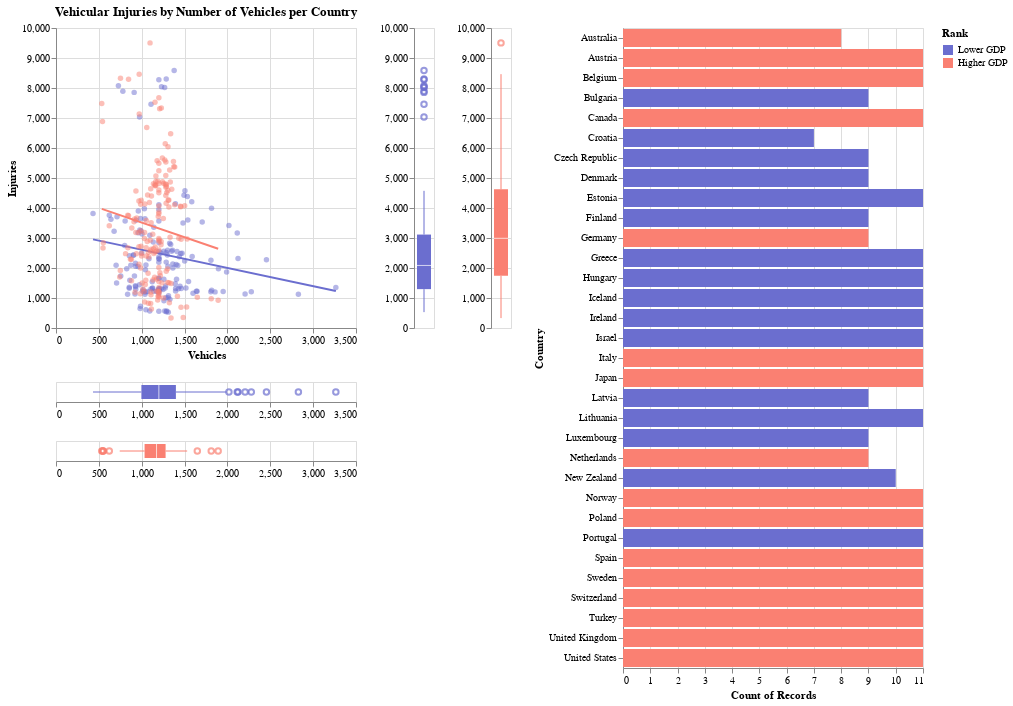

The code cell stored with this chart in its notebook:
### Markdown cell above
I was interested in the relationship between GDP in these countries and the number of injuries. I separated the dataset into two groups: higher GDP and lower GDP. The countries with higher GDP are colored pink, and those with lower GDP are colored purple. I generated the scatterplot below, which has the number of registered vehicles on the X axis and injuries on the Y axis. The lines on the plot are regression lines, and you can see that both groups have downward slopes, meaning that there are fewer injuries for every additional registered vehicle. That’s surprising on its own, but even more surprising to me was that the countries with lower GDPs had more registered vehicles. 

I created box plots of the number of vehicles (below) and number of injuries (to the right). You can see that actually, those countries with high numbers of registered vehicles are outliers, and that all countries have a median of around 1200 registered vehicles. In terms of injuries, there is a slight difference in spread between countries with low and high GDPs, with countries with high GDPs having more injuries than those with lower GDPs, and a wider spread. All of the outlying points in the Low GDP group are from New Zealand. 

I found the tooltip (which shows the name of the country when you hover over the data point with your mouse) to be useful on a small scale, but ultimately difficult to get a good sense of the data all together. Use your mouse to select a block of points on the scatterplot; you can see the results in the bar chart on the right. You can get a much better sense of which countries the data are coming from and what the distribution is. For example, all of these top points are from New Zealand and the US. All of these leverage points are from Lithuania. Play around with it and see what elese you can find!

### Code cell
# Create plots for GDP/Vehicle/Injury Comparison

brush = alt.selection_interval()

# Scatterplots
points1 = alt.Chart(rank0, title = 'Vehicular Injuries by Number of Vehicles per Country').mark_point(filled=True, color='salmon',opacity=0.5).encode(
    alt.X('Vehicles:Q', scale=alt.Scale(domain=[0, 3500])),
    alt.Y('Injuries:Q', scale=alt.Scale(domain=[0, 10000])),
    tooltip = ['Country']
)
points2 = alt.Chart(rank1, title = 'Vehicular Injuries by Number of Vehicles per Country').mark_point(filled=True, color='#6b6ecf',opacity=0.5).encode(
    alt.X('Vehicles:Q', scale=alt.Scale(domain=[0, 3500])),
    alt.Y('Injuries:Q', scale=alt.Scale(domain=[0, 10000])),
    tooltip = ['Country']
).add_params(brush)

# Boxplots
bp0 = alt.Chart(rank0).mark_boxplot(color='salmon').encode(y = alt.Y('Injuries:Q', title=None, scale=alt.Scale(domain=[0,10000])))
bp1 = alt.Chart(rank1).mark_boxplot(color='#6b6ecf').encode(y = alt.Y('Injuries:Q', title=None, scale=alt.Scale(domain=[0,10000])))
bp00 = alt.Chart(rank0).mark_boxplot(color='salmon').encode(x = alt.X('Vehicles:Q', title=None, scale = alt.Scale(domain=[0,3500])))
bp11 = alt.Chart(rank1).mark_boxplot(color='#6b6ecf').encode(x = alt.X('Vehicles:Q', title=None, scale = alt.Scale(domain=[0,3500])))

# Regression Lines
line1 = points1.transform_regression('Vehicles','Injuries').mark_line(opacity=1, color='salmon') 
line2 = points2.transform_regression('Vehicles','Injuries').mark_line(opacity=1, color='#6b6ecf') 

# Bar Chart
bars = alt.Chart(data).mark_bar().encode(
    x = alt.X('count()', scale=alt.Scale(domain=[0,11])),
    y = alt.Y('Country:N'),
    color=alt.Color('Rank:N', scale=alt.Scale(domain=['Lower GDP', 'Higher GDP'], range=['#6b6ecf','salmon']))
).transform_filter(
    brush
)

# Print Chart
alt.layer(line2, points2, data=rank1) + alt.layer(points1, line1, data=rank0) & bp11 & bp00 | bp1 | bp0 | bars

### Figure 1 — Vega-Lite specification as saved in the notebook (floating-point values rounded to 4 significant figures; data arrays with more than 128 entries replaced by an {"elided": "..."} marker saying what was removed)
{"config": {"view": {"continuousWidth": 300, "continuousHeight": 300}}, "hconcat": [{"vconcat": [{"layer": [{"mark": {"type": "line", "color": "#6b6ecf", "opacity": 1}, "encoding": {"tooltip": [{"field": "Country", "type": "nominal"}], "x": {"field": "Vehicles", "scale": {"domain": [0, 3500]}, "type": "quantitative"}, "y": {"field": "Injuries", "scale": {"domain": [0, 10000]}, "type": "quantitative"}}, "name": "view_3", "title": "Vehicular Injuries by Number of Vehicles per Country", "transform": [{"on": "Vehicles", "regression": "Injuries"}]}, {"mark": {"type": "point", "color": "#6b6ecf", "filled": true, "opacity": 0.5}, "encoding": {"tooltip": [{"field": "Country", "type": "nominal"}], "x": {"field": "Vehicles", "scale": {"domain": [0, 3500]}, "type": "quantitative"}, "y": {"field": "Injuries", "scale": {"domain": [0, 10000]}, "type": "quantitative"}}, "title": "Vehicular Injuries by Number of Vehicles per Country"}, {"layer": [{"mark": {"type": "point", "color": "salmon", "filled": true, "opacity": 0.5}, "encoding": {"tooltip": [{"field": "Country", "type": "nominal"}], "x": {"field": "Vehicles", "scale": {"domain": [0, 3500]}, "type": "quantitative"}, "y": {"field": "Injuries", "scale": {"domain": [0, 10000]}, "type": "quantitative"}}, "title": "Vehicular Injuries by Number of Vehicles per Country"}, {"mark": {"type": "line", "color": "salmon", "opacity": 1}, "encoding": {"tooltip": [{"field": "Country", "type": "nominal"}], "x": {"field": "Vehicles", "scale": {"domain": [0, 3500]}, "type": "quantitative"}, "y": {"field": "Injuries", "scale": {"domain": [0, 10000]}, "type": "quantitative"}}, "title": "Vehicular Injuries by Number of Vehicles per Country", "transform": [{"on": "Vehicles", "regression": "Injuries"}]}], "data": {"name": "data-bb8ac5baf0326af5d481c57902e00333"}}]}, {"mark": {"type": "boxplot", "color": "#6b6ecf"}, "encoding": {"x": {"field": "Vehicles", "scale": {"domain": [0, 3500]}, "title": null, "type": "quantitative"}}}, {"data": {"name": "data-bb8ac5baf0326af5d481c57902e00333"}, "mark": {"type": "boxplot", "color": "salmon"}, "encoding": {"x": {"field": "Vehicles", "scale": {"domain": [0, 3500]}, "title": null, "type": "quantitative"}}}]}, {"mark": {"type": "boxplot", "color": "#6b6ecf"}, "encoding": {"y": {"field": "Injuries", "scale": {"domain": [0, 10000]}, "title": null, "type": "quantitative"}}}, {"data": {"name": "data-bb8ac5baf0326af5d481c57902e00333"}, "mark": {"type": "boxplot", "color": "salmon"}, "encoding": {"y": {"field": "Injuries", "scale": {"domain": [0, 10000]}, "title": null, "type": "quantitative"}}}, {"data": {"name": "data-744120aabaff26d2adfe2ba249cc6c76"}, "mark": {"type": "bar"}, "encoding": {"color": {"field": "Rank", "scale": {"domain": ["Lower GDP", "Higher GDP"], "range": ["#6b6ecf", "salmon"]}, "type": "nominal"}, "x": {"aggregate": "count", "scale": {"domain": [0, 11]}, "type": "quantitative"}, "y": {"field": "Country", "type": "nominal"}}, "transform": [{"filter": {"param": "param_3"}}]}], "data": {"name": "data-1a15f85f4217bb0697f8bbb11d264c24"}, "params": [{"name": "param_3", "select": {"type": "interval"}, "views": ["view_3"]}], "$schema": "https://vega.github.io/schema/vega-lite/v5.15.1.json", "datasets": {"data-1a15f85f4217bb0697f8bbb11d264c24": {"elided": "159 records"}, "data-bb8ac5baf0326af5d481c57902e00333": {"elided": "169 records"}, "data-744120aabaff26d2adfe2ba249cc6c76": {"elided": "328 records"}}}
